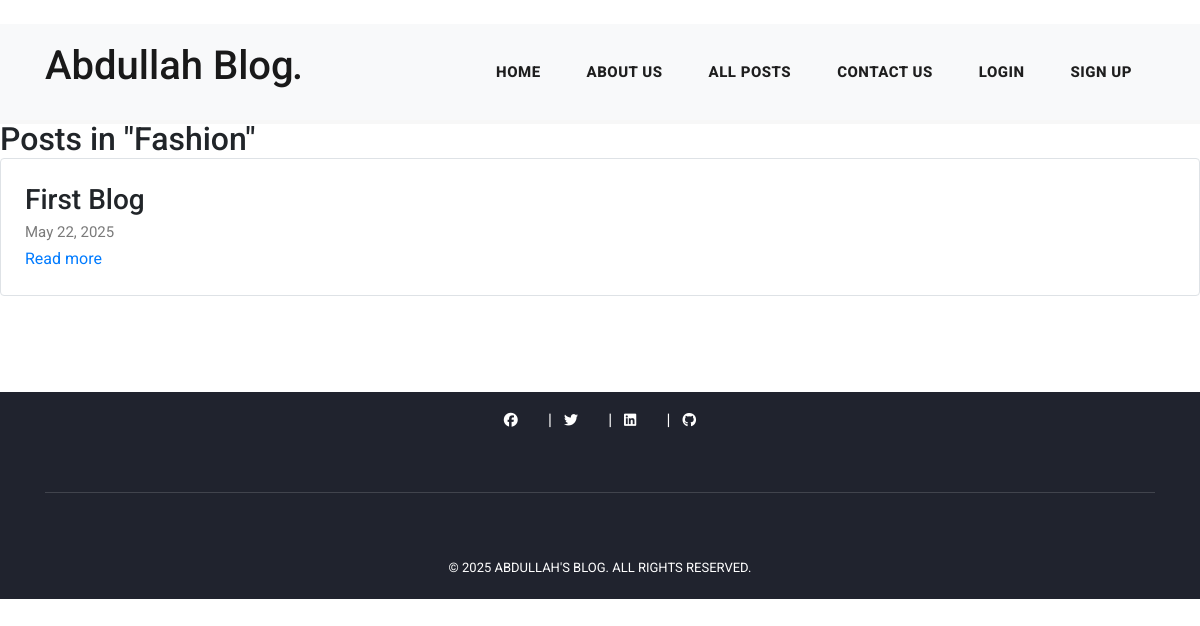
The page /categories/1/ on the database its author committed.
### blog/models.py (models this page shows, shortened)
class Category(models.Model):
    name = models.CharField(max_length=100, unique=True)
    description = models.TextField(blank=True)
    class Meta:
        verbose_name_plural = "Categories"
        ordering = ['name']

class Post(models.Model):
    title = models.CharField(max_length=255)
    content = models.TextField()
    author = models.ForeignKey(User, on_delete=models.CASCADE)
    created_at = models.DateTimeField(auto_now_add=True)
    updated_at = models.DateTimeField(auto_now=True)
    category = models.ForeignKey(Category, on_delete=models.SET_NULL, null=True, blank=True)
    tags = models.ManyToManyField(Tag, blank=True)
    featured_image = models.ImageField(upload_to='posts/images/', blank=True, null=True)
    status = models.CharField(max_length=10, choices=[
        ('draft', 'Draft'),
        ('published', 'Published'),
    ], default='draft')
    meta_description = models.CharField(max_length=160, blank=True)
    class Meta:
        ordering = ['-created_at']
        indexes = [
            models.Index(fields=['-created_at']),
        ]

### blog/views.py (the view)
# urls.py: path('categories/<int:category_id>/', views.category_posts, name='category_posts'),
def category_posts(request, category_id):
    category = get_object_or_404(Category, id=category_id)
    posts = Post.objects.filter(
        category=category,
        status='published'
    ).select_related('author').prefetch_related('tags').order_by('-created_at')
    return render(request, 'blog/category_posts.html', {
        'category': category,
        'posts': posts
    })

### blog/templates/blog/category_posts.html
{% extends 'blog/base.html' %}
{% block content %}
<div class="max-w-4xl mx-auto mt-10">
  <h2 class="text-2xl font-bold mb-6">Posts in "{{ category.name }}"</h2>
  {% for post in posts %}
    <div class="mb-5 p-4 border border-gray-200 rounded hover:shadow">
      <h3 class="text-xl font-semibold">{{ post.title }}</h3>
      <p class="text-sm text-gray-500">{{ post.created_at|date:"F j, Y" }}</p>
      <a href="{% url 'post_detail' post.id %}" class="text-blue-600 hover:underline mt-1 block">Read more</a>
    </div>
  {% empty %}
    <p>No posts found in this category.</p>
  {% endfor %}
</div>
{% endblock %}

### static/assets/css/templatemo-stand-blog.css (style rules this page uses)
body { font-family: 'Roboto', sans-serif; overflow-x: hidden; text-rendering: optimizeLegibility; -webkit-font-smoothing: antialiased; -moz-osx-font-smoothing: grayscale; }
p { margin-bottom: 0px; font-size: 15px; font-weight: 400; color: #7a7a7a; line-height: 30px; }
a { text-decoration: none!important; }
h1,h2,h3,h4,h5,h6 { margin: 0px; }

### rows shown on the page
Category: name "Fashion"
Post: title "First Blog", created_at "May 22, 2025"
